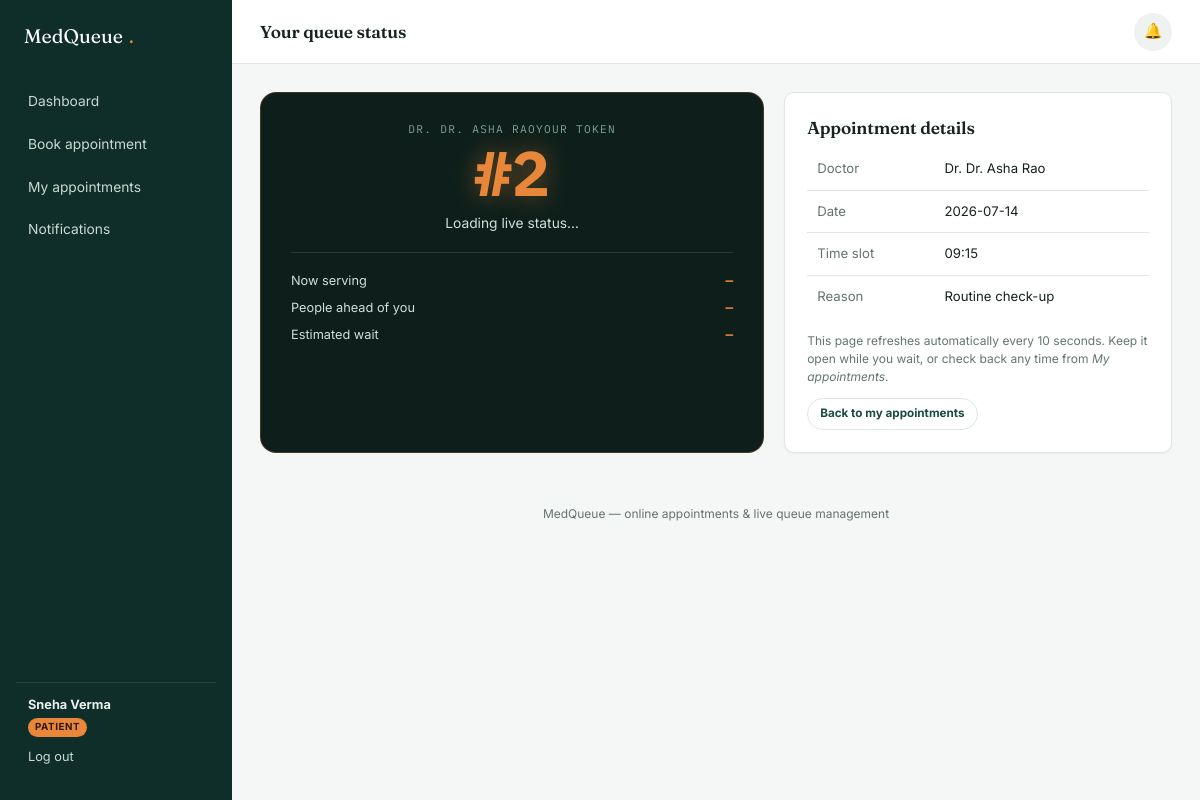
/patient/queue/2 (signed in), run on the app's committed database.
### tables this page shows
CREATE TABLE users (
    id INTEGER PRIMARY KEY AUTOINCREMENT,
    name TEXT NOT NULL,
    email TEXT NOT NULL UNIQUE,
    password_hash TEXT NOT NULL,
    role TEXT NOT NULL CHECK(role IN ('patient','doctor','admin')),
    phone TEXT,
    is_active INTEGER NOT NULL DEFAULT 1,
    created_at TEXT NOT NULL DEFAULT (datetime('now'))
);

CREATE TABLE appointments (
    id INTEGER PRIMARY KEY AUTOINCREMENT,
    patient_id INTEGER NOT NULL REFERENCES users(id) ON DELETE CASCADE,
    doctor_id INTEGER NOT NULL REFERENCES doctors(id) ON DELETE CASCADE,
    appt_date TEXT NOT NULL,        -- YYYY-MM-DD
    time_slot TEXT NOT NULL,        -- HH:MM
    queue_number INTEGER NOT NULL,
    status TEXT NOT NULL DEFAULT 'booked'
        CHECK(status IN ('booked','checked_in','in_progress','completed','cancelled','no_show')),
    reason TEXT,
    created_at TEXT NOT NULL DEFAULT (datetime('now')),
    started_at TEXT,
    completed_at TEXT
);

### app.py (the view)
@app.route("/patient/queue/<int:appt_id>")
@role_required("patient")
def queue_status(appt_id):
    appt = db.query(
        """SELECT a.*, u.name AS doctor_name, d.avg_consult_minutes, d.id AS doc_id
           FROM appointments a
           JOIN doctors d ON d.id = a.doctor_id
           JOIN users u ON u.id = d.user_id
           WHERE a.id=? AND a.patient_id=?""",
        (appt_id, g.user["id"]), one=True,
    )
    if not appt:
        flash("Appointment not found.", "error")
        return redirect(url_for("my_appointments"))
    return render_template("queue_status.html", appt=appt)

### app.py (called while the page is built)
def current_user():
    if "user_id" not in session:
        return None
    return db.query("SELECT * FROM users WHERE id=?", (session["user_id"],), one=True)

@app.before_request
def load_user():
    g.user = current_user()

def role_required(role):
    def decorator(view):
        @wraps(view)
        def wrapped(*a, **kw):
            if not g.user:
                flash("Please log in to continue.", "error")
                return redirect(url_for("login"))
            if g.user["role"] != role:
                flash("You don't have access to that page.", "error")
                return redirect(url_for("dashboard"))
            return view(*a, **kw)
        return wrapped
    return decorator

### database.py (called while the page is built)
def get_db():
    conn = sqlite3.connect(DB_PATH)
    conn.row_factory = sqlite3.Row
    conn.execute("PRAGMA foreign_keys = ON")
    return conn

def query(sql, args=(), one=False):
    conn = get_db()
    cur = conn.execute(sql, args)
    rows = cur.fetchall()
    conn.close()
    return (rows[0] if rows else None) if one else rows

### templates/queue_status.html (shortened to what this page needs)
{% extends "base.html" %}
{% block page_title %}Your queue status{% endblock %}
{% block content %}
<div class="grid-2">
  <div class="queue-board" id="board">
    <div class="qb-label"><span>Dr. {{ appt.doctor_name }}</span><span>YOUR TOKEN</span></div>
    <div class="qb-number">#{{ appt.queue_number }}</div>
    <div class="qb-sub" id="status-line">Loading live status&hellip;</div>
    <div class="qb-divider"></div>
    <div class="qb-row"><span>Now serving</span><span class="tok" id="now-serving">&mdash;</span></div>
    <div class="qb-row"><span>People ahead of you</span><span class="tok" id="ahead">&mdash;</span></div>
    <div class="qb-row"><span>Estimated wait</span><span class="tok" id="wait">&mdash;</span></div>
  </div>
  <div class="card">
    <h3>Appointment details</h3>
    <table>
      <tr><td class="muted">Doctor</td><td>Dr. {{ appt.doctor_name }}</td></tr>
      <tr><td class="muted">Date</td><td>{{ appt.appt_date }}</td></tr>
      <tr><td class="muted">Time slot</td><td>{{ appt.time_slot }}</td></tr>
      <tr><td class="muted">Reason</td><td>{{ appt.reason or '&mdash;' }}</td></tr>
    </table>
    <p class="muted" style="font-size:.8rem; margin-top:14px;">This page refreshes automatically every 10 seconds. Keep it open while you wait, or check back any time from <em>My appointments</em>.</p>
    <a href="{{ url_for('my_appointments') }}" class="btn ghost sm">Back to my appointments</a>
  </div>
</div>
{% endblock %}

### templates/base.html (shortened to what this page needs)
<!DOCTYPE html>
<html lang="en">
<head>
<link rel="stylesheet" href="{{ url_for('static', filename='css/style.css') }}">
</head>
<body>
<div class="app-shell">
  <aside class="sidebar">
    <div class="brand">MedQueue<span class="dot">.</span></div>
    <nav>
      {% if g.user.role == 'patient' %}
        <a href="{{ url_for('patient_dashboard') }}" class="{{ 'active' if request.endpoint == 'patient_dashboard' }}">Dashboard</a>
        <a href="{{ url_for('book_select_doctor') }}" class="{{ 'active' if request.endpoint in ['book_select_doctor','book_appointment'] }}">Book appointment</a>
        <a href="{{ url_for('my_appointments') }}" class="{{ 'active' if request.endpoint == 'my_appointments' }}">My appointments</a>
        <a href="{{ url_for('notifications') }}" class="{{ 'active' if request.endpoint == 'notifications' }}">Notifications</a>
      {% endif %}
    </nav>
    {% if g.user %}
    <div class="user-box">
      <div><strong>{{ g.user.name }}</strong></div>
      <div class="role-tag">{{ g.user.role }}</div>
      <div style="margin-top:10px;"><a href="{{ url_for('logout') }}">Log out</a></div>
    </div>
    {% endif %}
  </aside>
  <div class="main">
    <div class="topbar">
      <h1>{% block page_title %}{% endblock %}</h1>
      <div class="actions">
        <a class="bell" href="{{ url_for('notifications') }}" aria-label="Notifications" id="bell">
          🔔
        </a>
      </div>
    </div>
    <div class="content">
      {% block content %}{% endblock %}
    </div>
    <footer class="page-footer">MedQueue &mdash; online appointments &amp; live queue management</footer>
  </div>
</div>
</body>
</html>

### data on the page
users: user.name "Sneha Verma", user.role "PATIENT"
users: doctor_name "DR. ASHA RAO", doctor_name "Dr. Asha Rao"
appointments: queue_number "2", appt_date "2026-07-14", time_slot "09:15", reason "Routine check-up"
